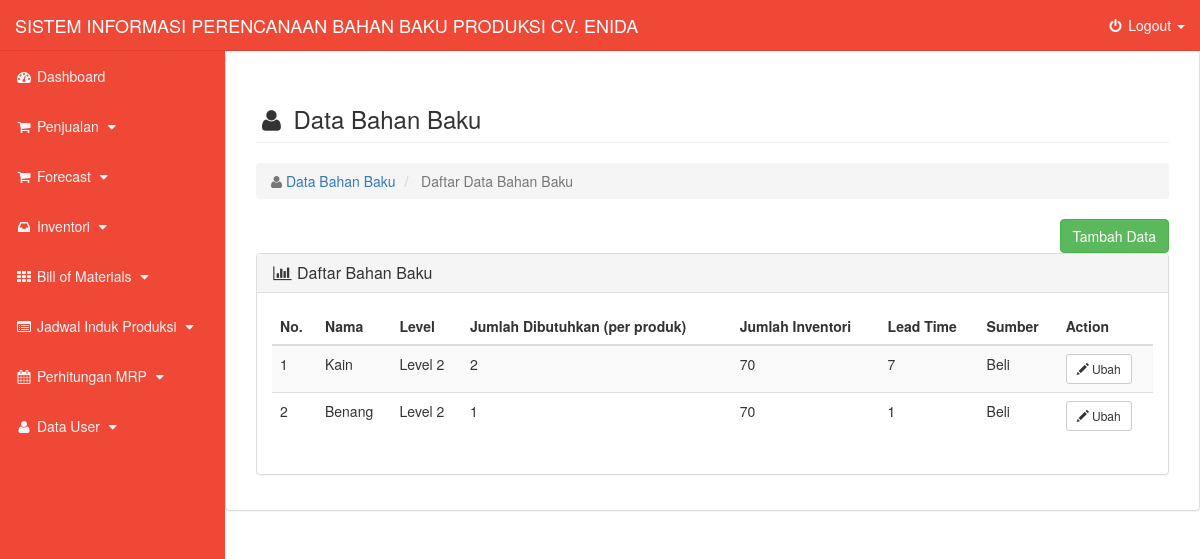
The page /?page=detail&content=data_bhnbaku on the database its author committed.
### tables this page shows
CREATE TABLE IF NOT EXISTS `tbbahanbaku` (
  `idBhnBaku` varchar(20) NOT NULL,
  `nmBhnBaku` varchar(50) NOT NULL,
  `lvlBhnBaku` varchar(30) NOT NULL,
  `jmlDibutuhkan` int(11) NOT NULL,
  `jmlInventori` int(11) NOT NULL,
  `leadTime` int(11) NOT NULL,
  `sumber` varchar(30) NOT NULL
);

### index.php (called while the page is built, shortened)
<?php
	include "layout/header.php";
	include "layout/menu.php";
	include "layout/content.php";
?>

### konten/controlBahanBaku.php (the view, shortened to what this page needs)
<?php
	function viewbahanbaku($conn){
		$query = mysqli_query($conn, "SELECT * FROM tbbahanbaku ORDER BY idBhnBaku ASC")or die(mysqli_error());
		echo "<table class='table table-striped'>
				<thead>
					<tr>
						<th>No.</th>
						<th>Nama</th>
						<th>Level</th>
						<th>Jumlah Dibutuhkan (per produk)</th>
						<th>Jumlah Inventori</th>
						<th>Lead Time</th>
						<th>Sumber</th>
						<th>Action</th>
					</tr>
				</thead>";
				$no = 1;
				while ($data = mysqli_fetch_array($query, MYSQLI_ASSOC)) {
					echo"
					<tr>
						<td> $no </td>
						<td> $data[nmBhnBaku]</td>
						<td> $data[lvlBhnBaku]</td>
						<td> $data[jmlDibutuhkan]</td>
						<td> $data[jmlInventori]</td>
						<td> $data[leadTime]</td>
						<td> $data[sumber]</td>
						<td><a href='.?page=detail&content=edit_bhnbaku&id=$data[idBhnBaku]'>
								<button type='button' class='btn btn-default btn-sm'>
  									<span class='glyphicon glyphicon-pencil' aria-hidden='true'></span> Ubah
								</button>
							</a>
						</td>
					</tr>";
					$no++;
				}
		echo "</table>";
	}
?>

### css/style.css (style rules this page uses)
body { margin-top: 100px; background-color: #fff; }
@media (min-width:768px) { body { margin-top: 50px; } }

### rows shown on the page
tbbahanbaku: nmBhnBaku "Kain", lvlBhnBaku "Level 2", jmlDibutuhkan "2", jmlInventori "70", leadTime "7", sumber "Beli"
tbbahanbaku: nmBhnBaku "Benang", lvlBhnBaku "Level 2", jmlDibutuhkan "1", jmlInventori "70", leadTime "1", sumber "Beli"
